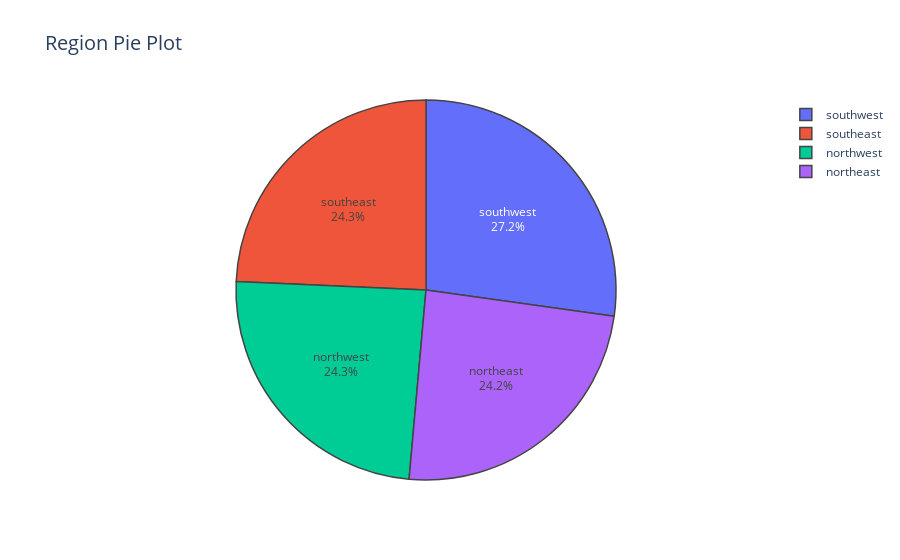

Here is the notebook cell this chart was saved with:
### Code cell
#data viz using pieplot
labels =['southwest', 'southeast', 'northwest', 'northeast']

trace_pie = go.Pie(labels=labels,
                   values=df['region'].value_counts(),
                   textinfo='label+percent',hoverinfo='label+percent',
                   marker=dict(line=dict(width=1.5)),)

layout = go.Layout(title='Region Pie Plot' ,titlefont=dict(size=20))

iplot(dict(data=trace_pie,layout=layout))

### Figure 1 — Plotly figure (JSON) as saved in the notebook; plotly's stock layout.template omitted (floating-point values rounded to 4 significant figures)
{"data": [{"hoverinfo": "label+percent", "labels": ["southwest", "southeast", "northwest", "northeast"], "marker": {"line": {"width": 1.5}}, "textinfo": "label+percent", "type": "pie", "values": [364, 325, 325, 324]}], "layout": {"title": {"font": {"size": 20}, "text": "Region Pie Plot"}}}
